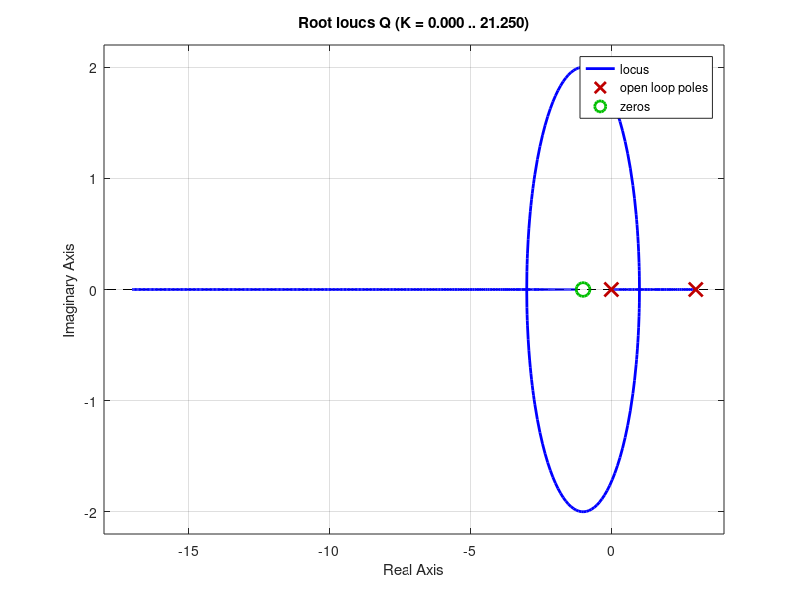
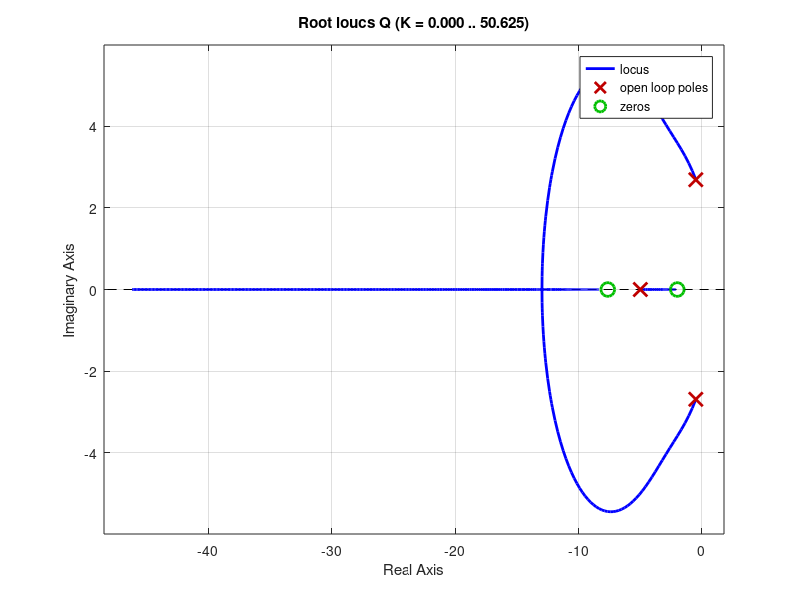
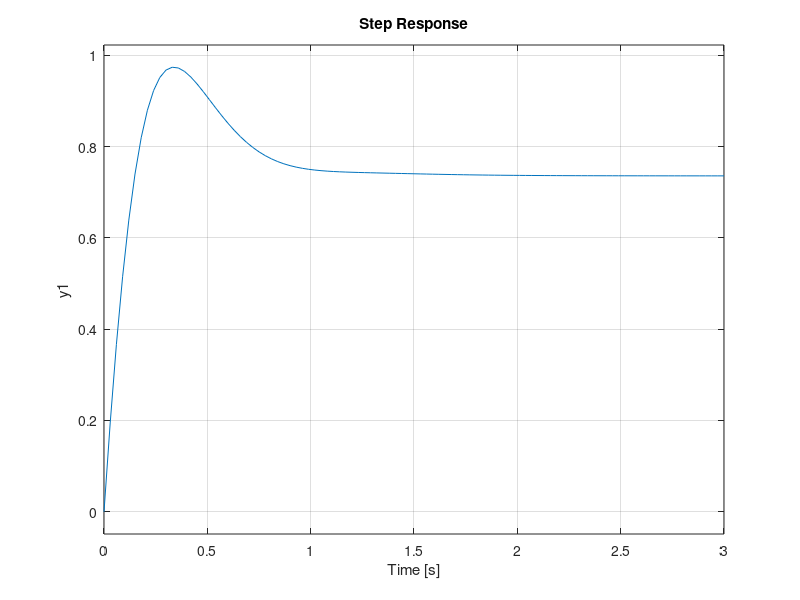
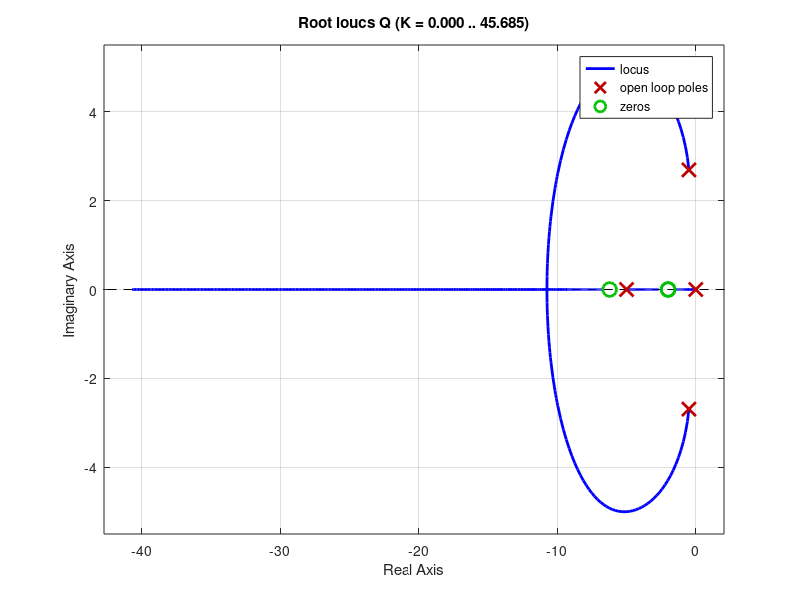

MATLAB code for these plots, in order: (Note: this script raises an error after producing the figures.)
%% Task1
s = tf('s');
% G = (s+2)/((s^2 + s + 7.5)*(s+5)); 
G = (s+1)/(s*(s-3)); 
Ks = 1;
Q = Ks*G;
figure(1);
%Open loop locus of the G
rlocus(Q); 
% Approximated second order system, which is calculated by close loop transfer function.
sys_approx=(0.325*s+0.65)/(s^2 + 4.392*s + 12.85); 
% Calculate the open loop transfer function to plot the open loop locus
sys_1=sys_approx/(1-sys_approx);
figure(2);
rlocus(sys_1); 
% From the figure 2 we can know the gain when the two-conjugate complex
% poles meet.
k=17.3;
% Calculate close loop transfer function and multiple the k into it.
sys=feedback(sys_1*k,1);
figure(3);
step(sys); 
%% Task2
clear;
s = tf('s');
G = (s+2)/( (s^2 + s + 7.5)*(s+5)); 
Ks = (s+7.636); %The calculated PD contoller
Q = Ks*G;
figure(2);
rlocus(Q); 
k = 6.837; %when the point is (5,±5j), the k (gain) is equal to 6.837
sys_c = feedback(Q*k,1);
figure(3);
step(sys_c); %this is to plot the step response.


%% Task3
clear;
s = tf('s');
G = (s+2)/( (s^2 + s + 7.5)*(s+5)); 
Ks = (s+6.224)*(s+2)/s; %Calculated PID controller
Q = Ks*G;
figure(4);
rlocus(Q); 
k = 9.10; % when the point is (5,±5j), the k (gain) is equal to 9.10
sys_c = feedback(Q*k,1); 
disp(sys_c);
figure(5);
step(sys_c); % this is to plot the step response.
%% Task4
clear;
s = tf('s');
G = (s+2)/( (s^2 + s + 7.5)*(s+5)); 
Ks_PD = (s+7.636); %the value of z1 we have calculated (PD controller).
Q_PD = Ks_PD*G;
k = 6.837;
sys_PD = feedback(Q_PD*k,1);
Ks = (s+6.224)*(s+2)/s; %the value of z1 we have calculated (PID controller).
Q_PID = Ks*G;
figure(4);
rlocus(Q_PD,Q_PID);  % this is to plot the open loop locus
legend("Task_2_PD","Task_3_PID");
k = 9.10;
sys_PID = feedback(Q_PID*k,1); 
figure(5);
step(sys_PD,sys_PID); % this is to plot the step response.
legend("Task_2_PD","Task_3_PID");

%% Task4.2
s = tf('s');
G = (s+2)/( (s^2 + s + 7.5)*(s+5)); 
Ks = 114.514; %the dynamic part of the controller is set to 1.
Q = Ks*G;
sys_c = feedback(Q,1); 
figure(5);
step(sys_c); 

Ks_PD = (s+7.636); %the value of z1 we have calculated (PD controller).
Q_PD = Ks_PD*G;
k = 6.837;
sys_PD = feedback(Q_PD*k,1);
Ks = (s+6.224)*(s+2)/s; %the value of z1 we have calculated (PID controller).
Q_PID = Ks*G;

k = 9.10;
sys_PID = feedback(Q_PID*k,1); 
figure(5);
step(sys_PD,sys_PID,sys_c); % this is to plot the step response.
legend("Task_2_PD","Task_3_PID","Task_4_Progain");

